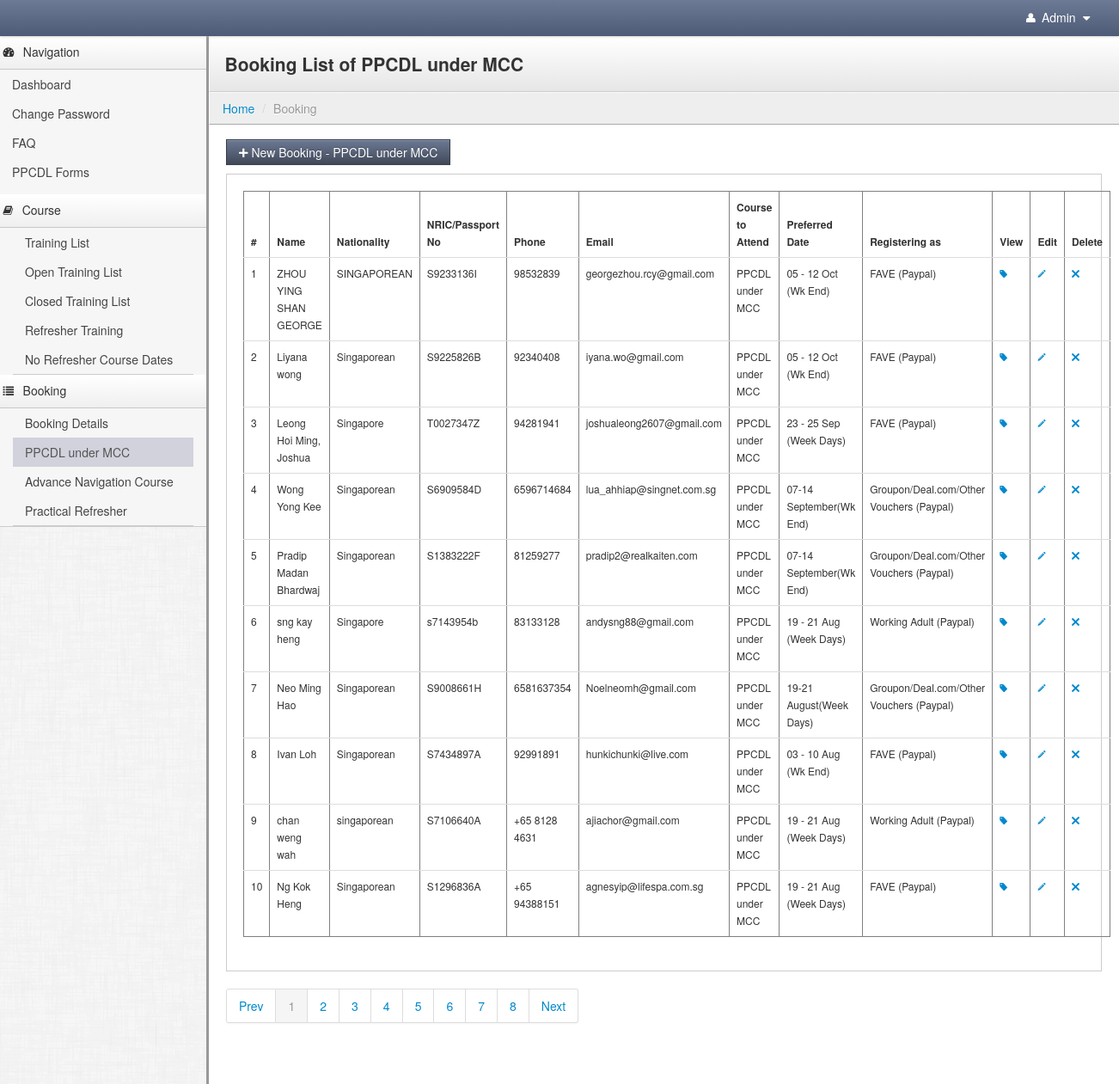
Screenshot of /mets/admin/home.php?mode=booking&pg=booking_list_of_PPCDL_under_MCC (signed in) with the database file from the repository.
### tables this page shows
CREATE TABLE `booking_details` (
  `booking_id` int(11) NOT NULL,
  `booking_name` varchar(255) NOT NULL,
  `nationality` varchar(255) NOT NULL,
  `nric_passport_no` varchar(255) NOT NULL,
  `phone` varchar(100) NOT NULL,
  `email` varchar(255) NOT NULL,
  `address` text NOT NULL,
  `noks_name` varchar(255) NOT NULL,
  `noks_phone` varchar(255) NOT NULL,
  `course_id` int(11) NOT NULL,
  `course_training_id` int(11) NOT NULL,
  `registering_as` varchar(255) NOT NULL,
  `voucher_code` varchar(255) NOT NULL,
  `groupon_security_code` varchar(255) NOT NULL,
  `created_date` date NOT NULL,
  `course_name` varchar(255) NOT NULL,
  `preferred_date` varchar(255) NOT NULL,
  `amount` float NOT NULL,
  `payable_amount` float NOT NULL,
  `booking_status` enum('Y','N') NOT NULL DEFAULT 'N',
  `ts` timestamp NOT NULL DEFAULT CURRENT_TIMESTAMP
);

### mets/admin/include_page/booking/booking_list_of_PPCDL_under_MCC.php (the view, shortened to what this page needs)
<?php
include("./include/top_bar.php");
      include("./include/sidebar_nav.php");
$argu2	= 	'';
$limit	=	10;
$seltab	=	"select * from booking_details where course_id  = 2 and (booking_status='Y' or (registering_as='Groupon' and booking_status='N')) order by booking_id desc";
list($res_query, $paging_table,$total_record)	= pagedisplay($start,$argu2,$limit,'home',$seltab) ;
?>
<div class="content">
    <div class="header">
        <h1 class="page-title">Booking List of PPCDL under MCC</h1>
    </div>
     <?php include("./include/breadcrumb.php");?>
    <div class="container-fluid">
        <div class="row-fluid">
            <div class="btn-toolbar">
                 <a href="<?php echo pg_link("mode=booking&pg=add_details_for_PPCDL_under_MCC&course_id=2")?>"  title="Add New Booking" class="btn btn-primary"><i class="icon-plus"></i> New Booking - PPCDL under MCC</a>
            </div>
            <div class="well">
                <table class="table" style="font-size:12px; " border="1">
                    <thead>
                        <tr>
                            <th>#</th>
                            <th>Name</th>
                            <th>Nationality</th>
                            <th>NRIC/Passport No</th>
                            <th>Phone</th>
                            <th>Email</th>
                            <th>Course to Attend</th>
                            <th>Preferred Date</th>
                            <th>Registering as</th>
                            <th style="width: 26px;">View</th>
                             <th style="width: 26px;">Edit</th>
                             <th style="width: 26px;">Delete</th>
                        </tr>
                    </thead>
                    <tbody>
            <?php
			$cnt=0;
			while($result = mysqli_fetch_array($res_query)){
				$cnt++;
				?>
                        <tr>
                            <td><?php echo $cnt?></td>
                            <td><?php echo $result['booking_name']?></td>
                            <td><?php echo $result['nationality']?></td>
                            <td><?php echo $result['nric_passport_no']?></td>
                            <td><?php echo $result['phone']?></td>
                            <td><?php echo $result['email']?></td>
							<td><?php echo $result['course_name']?></td>
                            <td><?php echo $result['preferred_date']?></td>
                          <td><?
							if($result['registering_as']=='Groupon')
								echo 'Groupon';
							else
								echo $result['registering_as'].' (Paypal)';
							?></td>
                            <td>
                            <a href="<?php echo pg_link("mode=booking&pg=view_details_for_PPCDL_under_MCC&booking_id=".$result['booking_id']."&pg_name=booking_list_of_PPCDL_under_MCC&start=".$start)?>" title="View"><i class="icon-tag"></i></a> </td>
                             <td>
                            <a href="<?php echo pg_link("mode=booking&pg=edit_booking_for_PPCDL_under_MCC&edit_id=".$result['booking_id'])?>" title="Edit"><i class="icon-pencil"></i></a>
                            </td>
							<td>
                          <a href="#myModal" data-id="<?php echo $result['booking_id']?>" class="open-delDialog" role="button" data-toggle="modal" title="Delete"><i class="icon-remove"></i></a>
                            </td>
                        </tr>
             <?php }?>
                    </tbody>
                </table>
            </div>
            <div class="pagination"><?php echo $paging_table?> </div>
          <?php include("./include/footer.php");?>
        </div>
    </div>
</div>
  </body>
</html>

### mets/admin/stylesheets/theme.css (style rules this page uses)
body { background: #eee; background-image: url(../images/furley_bg.png); background-position: initial initial; background-repeat: initial initial; background-position: initial initial; background-repeat: initial initial; margin: 0px; padding: 0px; }
h1 { margin-top: 0px; color: #eee; }
.content { min-width: 400px; position: relative; min-height: 800px; background: #fff; margin-left: 240px; border-left: 1px solid #cccccc; border-left: 3px solid #999999; }
.header { background: #ffffff; background: #ffffff; background: -webkit-gradient(linear, left bottom, left top, color-stop(0, #e6e6e6), color-stop(1, #ffffff)); background: -ms-linear-gradient(bottom, #e6e6e6, #ffffff); background: -moz-linear-gradient(center bottom, #e6e6e6 0%, #ffffff 100%); background: -o-linear-gradient(bottom, #e6e6e6, #ffffff); filter: progid:dximagetransform.microsoft.gradient(startColorStr='#4d5b76', EndColorStr='#6c7a95'); -ms-filter: "progid:DXImageTransform.Microsoft.gradient(startColorStr='#ffffff',EndColorStr='#e6e6e6')"; border-bottom: 1px solid #cccccc; border-top: 1px solid #ffffff; border-left: 1px solid #ffffff; padding: 0em 1.25em; }
.header h1 { margin: 1em 0em; padding: 0em; line-height: 1em; font-size: 1.5em; color: #eee; color: #333; }
.btn { -webkit-border-radius: 0px; -moz-border-radius: 0px; border-radius: 0px; }
.btn-primary { background-color: #414959; background-image: -webkit-gradient(linear, 0 0, 0 100%, from(#6c7994), to(#414959)); background-image: -webkit-linear-gradient(top, #6c7994, #414959); background-image: -o-linear-gradient(top, #6c7994, #414959); background-image: linear-gradient(to bottom, #6c7994, #414959); background-image: -moz-linear-gradient(top, #6c7994, #414959); filter: progid:dximagetransform.microsoft.gradient(startColorStr='#6c7994', EndColorStr='#414959'); -ms-filter: "progid:DXImageTransform.Microsoft.gradient(startColorStr='#6c7994',EndColorStr='#414959')"; border: 1px solid #363d4a; }
.well { background-color: #fff; border: 1px solid #ccc; -webkit-box-shadow: 1px 1px 0px #ffffff; -moz-box-shadow: 1px 1px 0px #ffffff; box-shadow: 1px 1px 0px #ffffff; -webkit-border-radius: 0px; -moz-border-radius: 0px; border-radius: 0px; -moz-background-clip: padding; -webkit-background-clip: padding-box; background-clip: padding-box; }

### rows the page displays
booking_details: booking_name "ZHOU YING SHAN GEORGE", nationality "SINGAPOREAN", nric_passport_no "S9233136I", phone "98532839", email "georgezhou.rcy@gmail.com", course_name "PPCDL under MCC", preferred_date "05 - 12 Oct (Wk End)", registering_as "FAVE"
booking_details: booking_name "Liyana wong", nationality "Singaporean", nric_passport_no "S9225826B", phone "92340408", email "iyana.wo@gmail.com", course_name "PPCDL under MCC", preferred_date "05 - 12 Oct (Wk End)", registering_as "FAVE"
booking_details: booking_name "Leong Hoi Ming, Joshua", nationality "Singapore", nric_passport_no "T0027347Z", phone "94281941", email "joshualeong2607@gmail.com", course_name "PPCDL under MCC", preferred_date "23 - 25 Sep (Week Days)", registering_as "FAVE"
booking_details: booking_name "Wong Yong Kee", nationality "Singaporean", nric_passport_no "S6909584D", phone "6596714684", email "lua_ahhiap@singnet.com.sg", course_name "PPCDL under MCC", preferred_date "07-14 September(Wk End)", registering_as "Groupon/Deal.com/Other Vouchers"
booking_details: booking_name "Pradip Madan Bhardwaj", nationality "Singaporean", nric_passport_no "S1383222F", phone "81259277", email "pradip2@realkaiten.com", course_name "PPCDL under MCC", preferred_date "07-14 September(Wk End)", registering_as "Groupon/Deal.com/Other Vouchers"
booking_details: booking_name "sng kay heng", nationality "Singapore", nric_passport_no "s7143954b", phone "83133128", email "andysng88@gmail.com", course_name "PPCDL under MCC", preferred_date "19 - 21 Aug (Week Days)", registering_as "Working Adult"
booking_details: booking_name "Neo Ming Hao", nationality "Singaporean", nric_passport_no "S9008661H", phone "6581637354", email "Noelneomh@gmail.com", course_name "PPCDL under MCC", preferred_date "19-21 August(Week Days)", registering_as "Groupon/Deal.com/Other Vouchers"
booking_details: booking_name "Ivan Loh", nationality "Singaporean", nric_passport_no "S7434897A", phone "92991891", email "hunkichunki@live.com", course_name "PPCDL under MCC", preferred_date "03 - 10 Aug (Wk End)", registering_as "FAVE"
booking_details: booking_name "chan weng wah", nationality "singaporean", nric_passport_no "S7106640A", phone "+65 8128 4631", email "ajiachor@gmail.com", course_name "PPCDL under MCC", preferred_date "19 - 21 Aug (Week Days)", registering_as "Working Adult"
booking_details: booking_name "Ng Kok Heng", nationality "Singaporean", nric_passport_no "S1296836A", phone "+65 94388151", email "agnesyip@lifespa.com.sg", course_name "PPCDL under MCC", preferred_date "19 - 21 Aug (Week Days)", registering_as "FAVE"

### other values shown
$mode_label "Booking"
